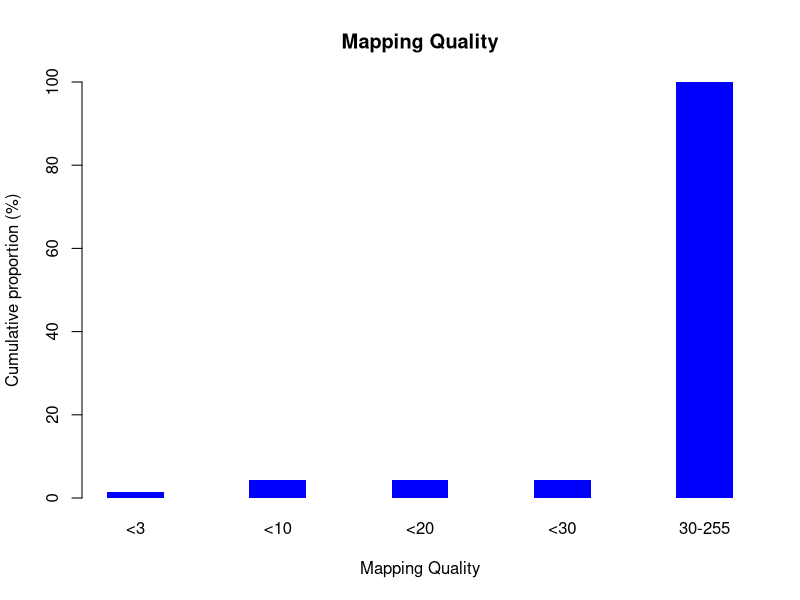

This chart was generated by the following R code:
png("/rds/user/is460/hpc-work/muscle-rnaseq/ezbamqc/output/figs/srpk3_hom_ttnb_wt_6.mapq_profile.png",width=500,height=500,units="px")
mapq_val=c(0,1,3,255)
mapq_count=c(188798,548224,1420774,47416874)
xname=c("<3","<10","<20","<30","30-255")
freq = rep(0,5)
freq[1] = sum(mapq_count[which(mapq_val<3)])/49574672*100
freq[2] = sum(mapq_count[which(mapq_val<10)])/49574672*100
freq[3] = sum(mapq_count[which(mapq_val<20)])/49574672*100
freq[4] = sum(mapq_count[which(mapq_val<30)])/49574672*100
freq[5] = 100
barplot(freq,beside=T,xlab="Mapping Quality",border="NA",space=1.5,main="Mapping Quality",ylim=c(0,100),ylab="Cumulative proportion (%)",col="blue",names.arg=xname)
dev.state=dev.off()
